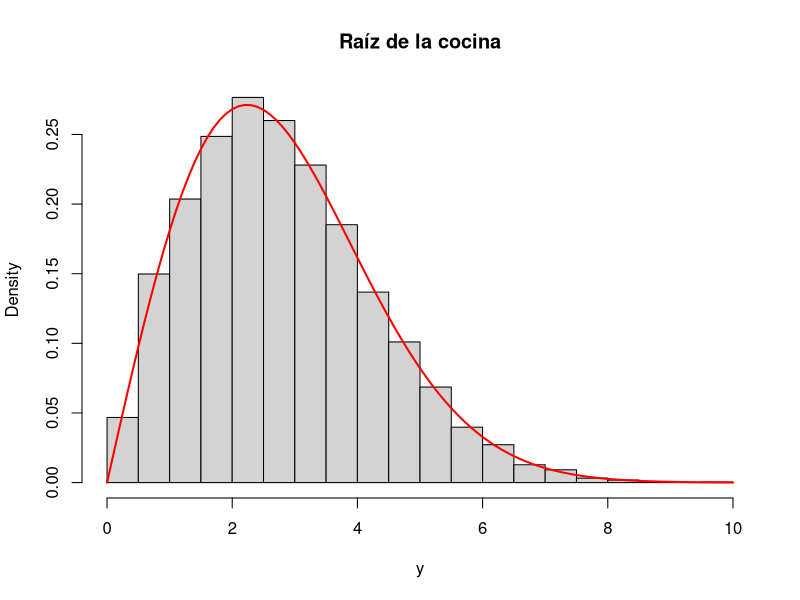
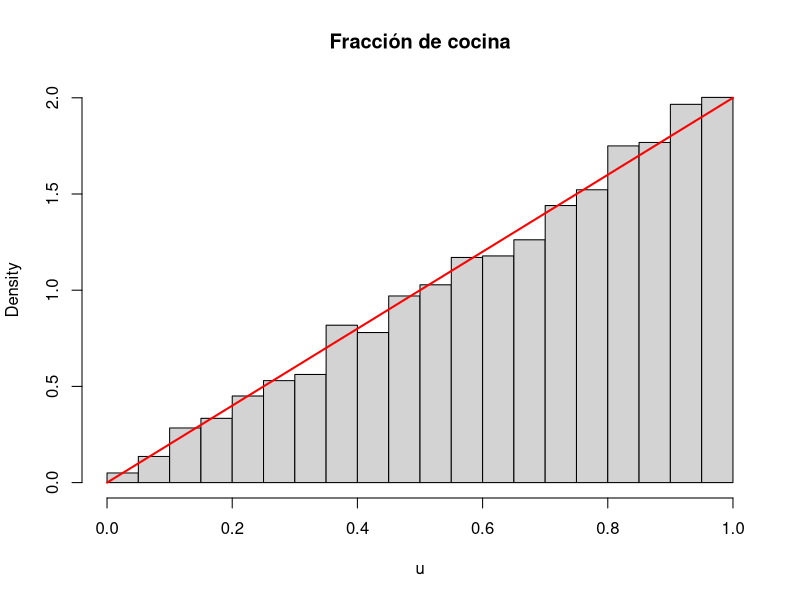

Write R code to recreate these figures, in order.
# Soluciones de los ejercicios tipo examen
# Del artículo «Ejercicios de transformaciones y distribuciones conjuntas — tipo examen con R, un triángulo, una fgm conjunta y un jacobiano (y la covarianza 0 que me costó un apartado)»
# https://sergiolearns.com/transformaciones-y-distribuciones-conjuntas-ejercicios/

# ---- Ejercicio 1 ----
set.seed(2026)
x <- -10 * log(runif(10000))    # la inversa de F: -10 log(1 - u), y 1 - U también es uniforme
s <- exp(-0.1 * x)              # nota de rapidez
y <- sqrt(x)
round(c(mean(s <= 0.3), 0.3), 4)
round(c(mean(y > 4), exp(-1.6)), 4)
hist(y, freq = FALSE, breaks = 30, main = "Raíz de la cocina")
curve(0.2 * x * exp(-0.1 * x^2), add = TRUE, col = "red", lwd = 2)

# ---- Ejercicio 2 ----
f <- function(x, y) (x + y) * (x < y)                    # sin la K
inner <- function(x) integrate(function(y) f(x, y), x, 1)$value
1 / integrate(Vectorize(inner), 0, 1)$value             # K
g <- function(x) integrate(function(y) 2 * f(x, y), x + 0.5, 1)$value
integrate(Vectorize(g), 0, 0.5)$value                   # P(Y - X > 1/2)

# ---- Ejercicio 3 ----
1 - pgamma(20, shape = 3, rate = 0.2)

set.seed(2026)
x <- rgamma(10000, 2, 0.2); r <- rexp(10000, 0.2)
t <- x + r; u <- x / t
round(c(mean(u > 0.5), 1 - 0.5^2), 4)          # P(U > 1/2) = 1 - F(1/2) = 3/4
round(cor(t, u), 3)
hist(u, freq = FALSE, breaks = 20, main = "Fracción de cocina")
curve(2 * x, from = 0, to = 1, add = TRUE, col = "red", lwd = 2)
